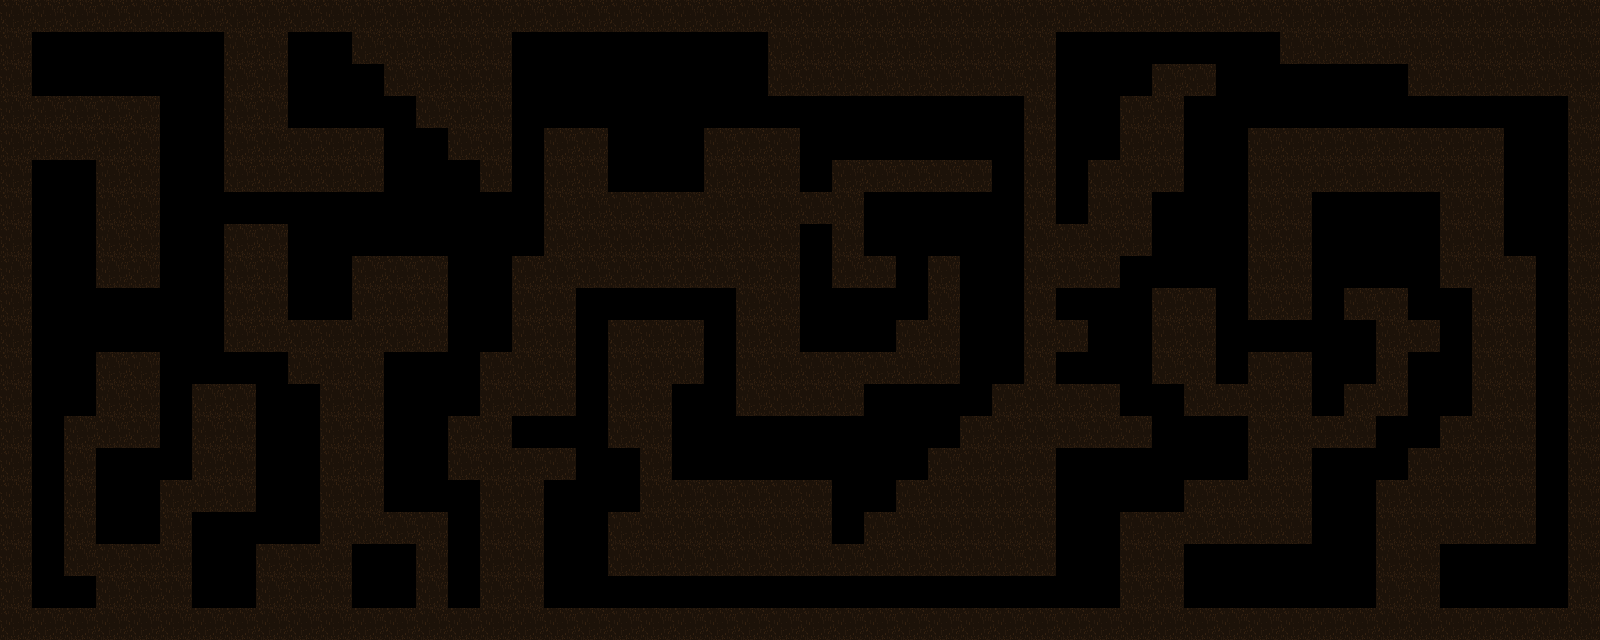

This is a level from a 2D game, rendered from its Tiled map with the project's own tilesets. A one-line summary and the complete map file follow:
An orthogonal 50x20 tile map with 32x32 px tiles, 1 tile layer (Tile Layer 1).

<map version="1.0" orientation="orthogonal" renderorder="right-down" width="50" height="20" tilewidth="32" tileheight="32" nextobjectid="1">
 <tileset firstgid="1" name="tiles" tilewidth="32" tileheight="32" tilecount="64" columns="8">
  <image source="tiles/tiles.png" width="256" height="256" />
 </tileset>
 <layer name="Tile Layer 1" width="50" height="20">
  <data encoding="csv">
36,36,36,36,36,36,36,36,36,36,36,36,36,36,36,36,36,36,36,36,36,36,36,36,36,36,36,36,36,36,36,36,36,36,36,36,36,36,36,36,36,36,36,36,36,36,36,36,36,36,
36,0,0,0,0,0,0,36,36,0,0,36,36,36,36,36,0,0,0,0,0,0,0,0,36,36,36,36,36,36,36,36,36,0,0,0,0,0,0,0,36,36,36,36,36,36,36,36,36,36,
36,0,0,0,0,0,0,36,36,0,0,0,36,36,36,36,0,0,0,0,0,0,0,0,36,36,36,36,36,36,36,36,36,0,0,0,36,36,0,0,0,0,0,0,36,36,36,36,36,36,
36,36,36,36,36,0,0,36,36,0,0,0,0,36,36,36,0,0,0,0,0,0,0,0,0,0,0,0,0,0,0,0,36,0,0,36,36,0,0,0,0,0,0,0,0,0,0,0,0,36,
36,36,36,36,36,0,0,36,36,36,36,36,0,0,36,36,0,36,36,0,0,0,36,36,36,0,0,0,0,0,0,0,36,0,0,36,36,0,0,36,36,36,36,36,36,36,36,0,0,36,
36,0,0,36,36,0,0,36,36,36,36,36,0,0,0,36,0,36,36,0,0,0,36,36,36,0,36,36,36,36,36,0,36,0,36,36,36,0,0,36,36,36,36,36,36,36,36,0,0,36,
36,0,0,36,36,0,0,0,0,0,0,0,0,0,0,0,0,36,36,36,36,36,36,36,36,36,36,0,0,0,0,0,36,0,36,36,0,0,0,36,36,0,0,0,0,36,36,0,0,36,
36,0,0,36,36,0,0,36,36,0,0,0,0,0,0,0,0,36,36,36,36,36,36,36,36,0,36,0,0,0,0,0,36,36,36,36,0,0,0,36,36,0,0,0,0,36,36,0,0,36,
36,0,0,36,36,0,0,36,36,0,0,36,36,36,0,0,36,36,36,36,36,36,36,36,36,0,36,36,0,36,0,0,36,36,36,0,0,0,0,36,36,0,0,0,0,36,36,36,0,36,
36,0,0,0,0,0,0,36,36,0,0,36,36,36,0,0,36,36,0,0,0,0,0,36,36,0,0,0,0,36,0,0,36,0,0,0,36,36,0,36,36,0,36,36,0,0,36,36,0,36,
36,0,0,0,0,0,0,36,36,36,36,36,36,36,0,0,36,36,0,36,36,36,0,36,36,0,0,0,36,36,0,0,36,36,0,0,36,36,0,0,0,0,0,36,36,0,36,36,0,36,
36,0,0,36,36,0,0,0,0,36,36,36,0,0,0,36,36,36,0,36,36,36,0,36,36,36,36,36,36,36,0,0,36,0,0,0,36,36,0,36,36,0,0,36,0,0,36,36,0,36,
36,0,0,36,36,0,36,36,0,0,36,36,0,0,0,36,36,36,0,36,36,0,0,36,36,36,36,0,0,0,0,36,36,36,36,0,0,36,36,36,36,0,36,36,0,0,36,36,0,36,
36,0,36,36,36,0,36,36,0,0,36,36,0,0,36,36,0,0,0,36,36,0,0,0,0,0,0,0,0,0,36,36,36,36,36,36,0,0,0,36,36,36,36,0,0,36,36,36,0,36,
36,0,36,0,0,0,36,36,0,0,36,36,0,0,36,36,36,36,0,0,36,0,0,0,0,0,0,0,0,36,36,36,36,0,0,0,0,0,0,36,36,0,0,0,36,36,36,36,0,36,
36,0,36,0,0,36,36,36,0,0,36,36,0,0,0,36,36,0,0,0,36,36,36,36,36,36,0,0,36,36,36,36,36,0,0,0,0,36,36,36,36,0,0,36,36,36,36,36,0,36,
36,0,36,0,0,36,0,0,0,0,36,36,36,36,0,36,36,0,0,36,36,36,36,36,36,36,0,36,36,36,36,36,36,0,0,36,36,36,36,36,36,0,0,36,36,36,36,36,0,36,
36,0,36,36,36,36,0,0,36,36,36,0,0,36,0,36,36,0,0,36,36,36,36,36,36,36,36,36,36,36,36,36,36,0,0,36,36,0,0,0,0,0,0,36,36,0,0,0,0,36,
36,0,0,36,36,36,0,0,36,36,36,0,0,36,0,36,36,0,0,0,0,0,0,0,0,0,0,0,0,0,0,0,0,0,0,36,36,0,0,0,0,0,0,36,36,0,0,0,0,36,
36,36,36,36,36,36,36,36,36,36,36,36,36,36,36,36,36,36,36,36,36,36,36,36,36,36,36,36,36,36,36,36,36,36,36,36,36,36,36,36,36,36,36,36,36,36,36,36,36,36
</data>
 </layer>
</map>
